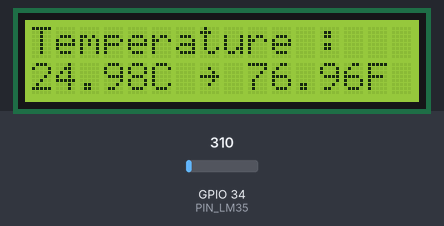
Bench run of a sketch on a simulated ESP32. On the bench: 16×2 character LCD. Inputs (shaded band) come from the test bench; at power-on: GPIO 34 (PIN_LM35) = 310. What the sketch prints to the serial monitor is not drawn.

Above: at 3.2 s.
3.3 s: GPIO 34 (PIN_LM35) set to 372
At 4.6 s:
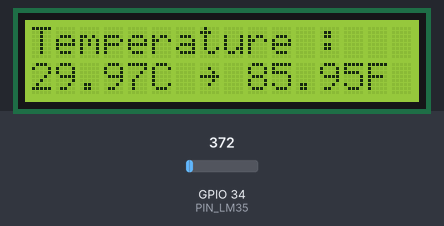
5.0 s: GPIO 34 (PIN_LM35) set to 423
At 6.2 s:
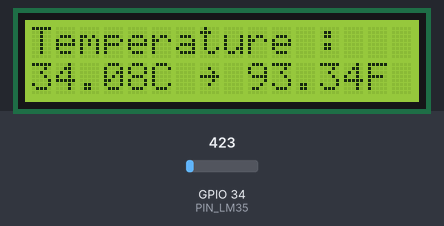
6.5 s: GPIO 34 (PIN_LM35) set to 499
At 7.8 s:
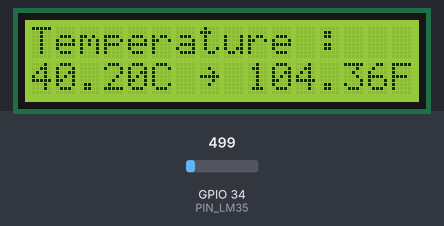
8.1 s: GPIO 34 (PIN_LM35) set to 434
At 9.4 s:
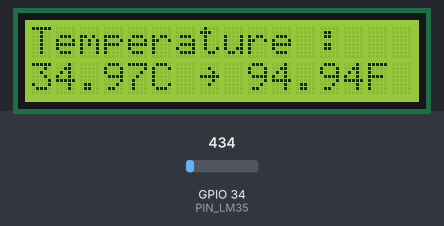
Timing chart, 0 to 10.6 s (numbered marks = the images above; inputs shaded):
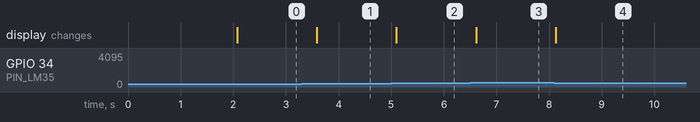

The sketch:

LM35.ino
```cpp
#include <Wire.h>
#include <LiquidCrystal.h>

#define ADC_VREF_mV    3300.0 // in millivolt
#define ADC_RESOLUTION 4096.0
#define PIN_LM35       34 // ESP32 pin GIOP39 (ADC0) connected to LM35

// Create An LCD Object. Signals: [ RS, EN, D4, D5, D6, D7 ]
LiquidCrystal lcd(22, 21, 1, 3, 17, 16);

void setup() {
  Serial.begin(115200);
  lcd.begin(16, 2);
  lcd.clear();
  lcd.print("Welcome to SPIT");

  // go to row 1 column 0, note that this is indexed at 0
  lcd.setCursor(0,1);
  lcd.print ("IoT Mobile Lab");
  delay(2000);
  lcd.clear();
}

void loop() {
  // read the ADC value from the temperature sensor
  int adcVal = analogRead(PIN_LM35);
  // convert the ADC value to voltage in millivolt
  float milliVolt = adcVal * (ADC_VREF_mV / ADC_RESOLUTION);
  // convert the voltage to the temperature in °C
  float tempC = milliVolt / 10;
  // convert the °C to °F
  float tempF = tempC * 9 / 5 + 32;

  // print the temperature in the Serial Monitor:
  Serial.print("Temperature: ");
  lcd.print("Temperature :");
  Serial.print(tempC);   // print the temperature in °C
  Serial.print("°C");
  lcd.setCursor(0,1);
  lcd.print(tempC);   // print the temperature in °C
  lcd.print("C");
  Serial.print("  ~  ");// separator between °C and °F
  lcd.print(" ~ ");
  Serial.print(tempF);   // print the temperature in °F
  Serial.println("°F");
  lcd.print(tempF);   // print the temperature in °F
  lcd.println("F ");
  delay(500);
}
```

Measured:
- the behaviour switches between 468 and 469 on GPIO 34 (PIN_LM35) (found by bisection; images 2 and 3)
- after the input at 3.3 s, the display: changes after 0.29 s (image 1)
- after the input at 5.0 s, the display: changes after 0.10 s (image 2)
- after the input at 6.5 s, the display: changes after 0.11 s (image 3)
- after the input at 8.1 s, the display: changes at once (image 4)
